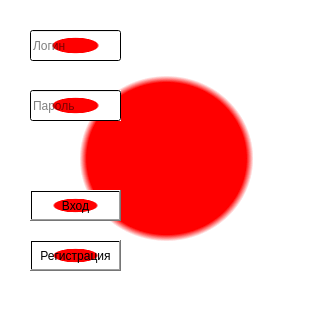
<?xml version="1.0" encoding="UTF-8"?>
<ui version="4.0">
 <class>Form</class>
 <widget class="QWidget" name="Form">
  <property name="geometry">
   <rect>
    <x>0</x>
    <y>0</y>
    <width>333</width>
    <height>317</height>
   </rect>
  </property>
  <property name="windowTitle">
   <string>Form</string>
  </property>
  <property name="styleSheet">
   <string notr="true">background-color: qradialgradient(spread:pad, cx:0.5, cy:0.5, radius:0.5, fx:0.5, fy:0.5, stop:0 rgba(255, 0, 0, 255), stop:0.479904 rgba(255, 0, 0, 255), stop:0.522685 rgba(255, 255, 255, 255), stop:1 rgba(255, 255, 255, 255));</string>
  </property>
  <widget class="QPushButton" name="pushButton">
   <property name="geometry">
    <rect>
     <x>30</x>
     <y>190</y>
     <width>91</width>
     <height>31</height>
    </rect>
   </property>
   <property name="text">
    <string>Вход</string>
   </property>
  </widget>
  <widget class="QPushButton" name="pushButton_2">
   <property name="geometry">
    <rect>
     <x>30</x>
     <y>240</y>
     <width>91</width>
     <height>31</height>
    </rect>
   </property>
   <property name="text">
    <string>Регистрация</string>
   </property>
  </widget>
  <widget class="QLineEdit" name="lineEdit">
   <property name="geometry">
    <rect>
     <x>30</x>
     <y>30</y>
     <width>91</width>
     <height>31</height>
    </rect>
   </property>
   <property name="contextMenuPolicy">
    <enum>Qt::PreventContextMenu</enum>
   </property>
   <property name="inputMask">
    <string/>
   </property>
   <property name="placeholderText">
    <string>Логин</string>
   </property>
  </widget>
  <widget class="QLineEdit" name="lineEdit_2">
   <property name="geometry">
    <rect>
     <x>30</x>
     <y>90</y>
     <width>91</width>
     <height>31</height>
    </rect>
   </property>
   <property name="inputMask">
    <string/>
   </property>
   <property name="text">
    <string/>
   </property>
   <property name="placeholderText">
    <string>Пароль</string>
   </property>
  </widget>
 </widget>
 <resources/>
 <connections/>
</ui>
